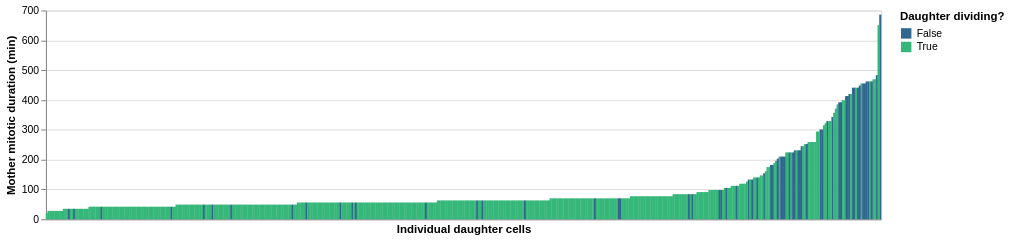

Here is the notebook cell this chart was saved with:
### Code cell
df["Daughter_dividing?"] = df["Daughter_dividing?"].astype(str)  # ensure it's a string for coloring

def plot_Individual_Daughters2(df, plotwidth = 800, barwidth = 2):
    bar = alt.Chart(df).mark_bar(width = barwidth).encode(
        x = alt.X(
            "Unique_Source_ID:N",
            title = "Individual daughter cells",
            sort = alt.EncodingSortField(
                field = "Mitotic_duration_mins",
                order = "ascending"
            ),
            axis = alt.Axis(
                labels = False, 
                ticks = False
            )
        ),
     #   y = alt.Y("Mitotic_duration_mins:Q", title = "Mother mitotic duration (min)", bin = alt.Bin(maxbins = 30)),
        y = alt.Y("Mitotic_duration_mins:Q", title = "Mother mitotic duration (min)"),
        color = alt.Color("Daughter_dividing?", title = "Daughter dividing?", scale = alt.Scale(scheme = "viridis")),
    )

    chart = bar.properties(
        width = plotwidth,
        height = 200,
    )

    return chart
daughters2 = plot_Individual_Daughters2(df[(df["Mitotic_duration_mins"] > 0) & (df["Mitotic_duration_mins"] < 1000)])
daughters2

### Figure 1 — Vega-Lite specification as saved in the notebook (floating-point values rounded to 4 significant figures; data arrays with more than 128 entries replaced by an {"elided": "..."} marker saying what was removed)
{"config": {"view": {"continuousWidth": 300, "continuousHeight": 300}}, "data": {"name": "data-3c18a056562990d43f78c09c8586ef43"}, "mark": {"type": "bar", "width": 2}, "encoding": {"color": {"field": "Daughter_dividing?", "scale": {"scheme": "viridis"}, "title": "Daughter dividing?", "type": "nominal"}, "x": {"axis": {"labels": false, "ticks": false}, "field": "Unique_Source_ID", "sort": {"field": "Mitotic_duration_mins", "order": "ascending"}, "title": "Individual daughter cells", "type": "nominal"}, "y": {"field": "Mitotic_duration_mins", "title": "Mother mitotic duration (min)", "type": "quantitative"}}, "height": 200, "width": 800, "$schema": "https://vega.github.io/schema/vega-lite/v5.20.1.json", "datasets": {"data-3c18a056562990d43f78c09c8586ef43": {"elided": "489 records"}}}
